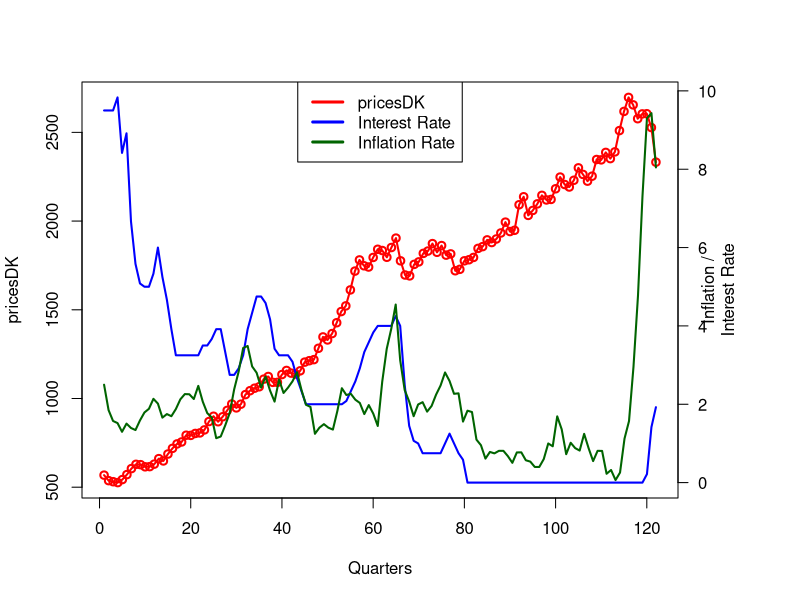
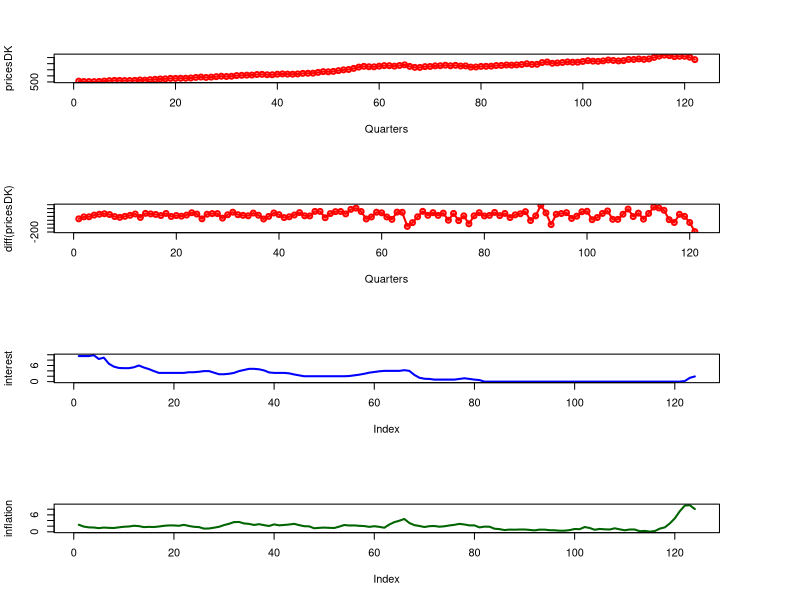
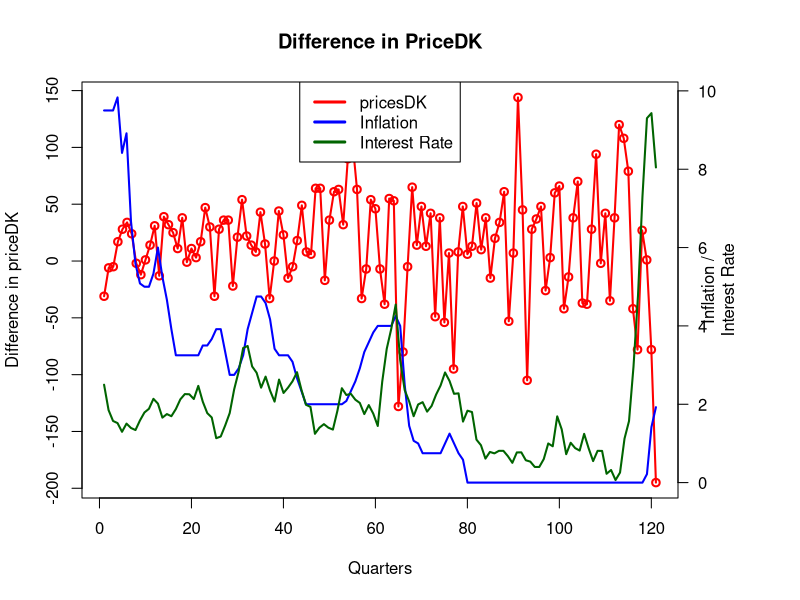
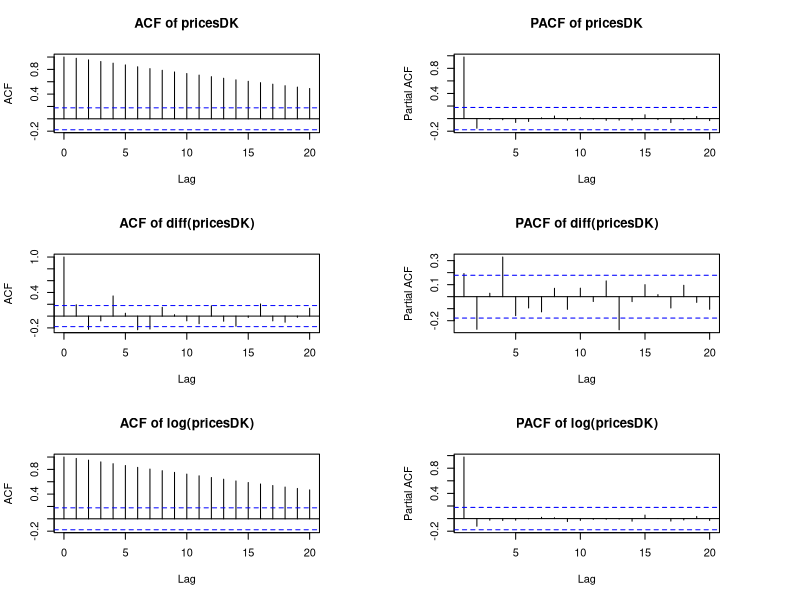
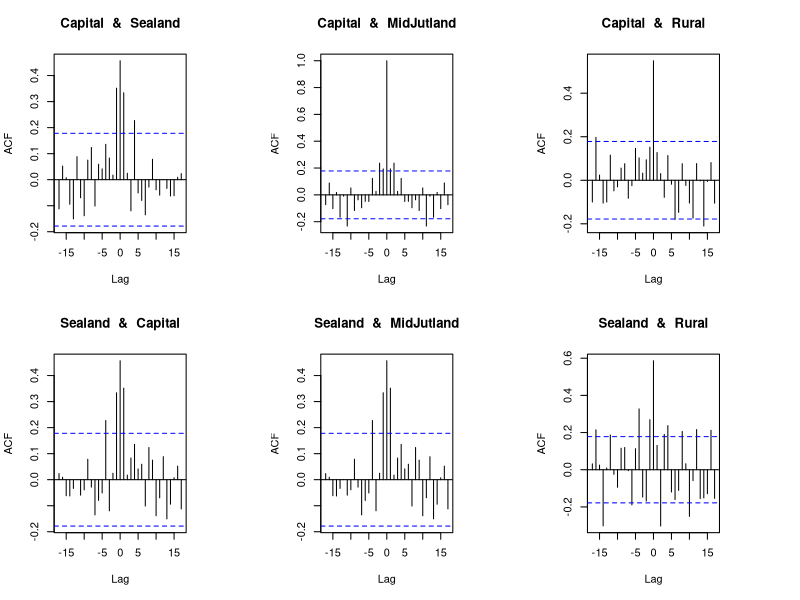
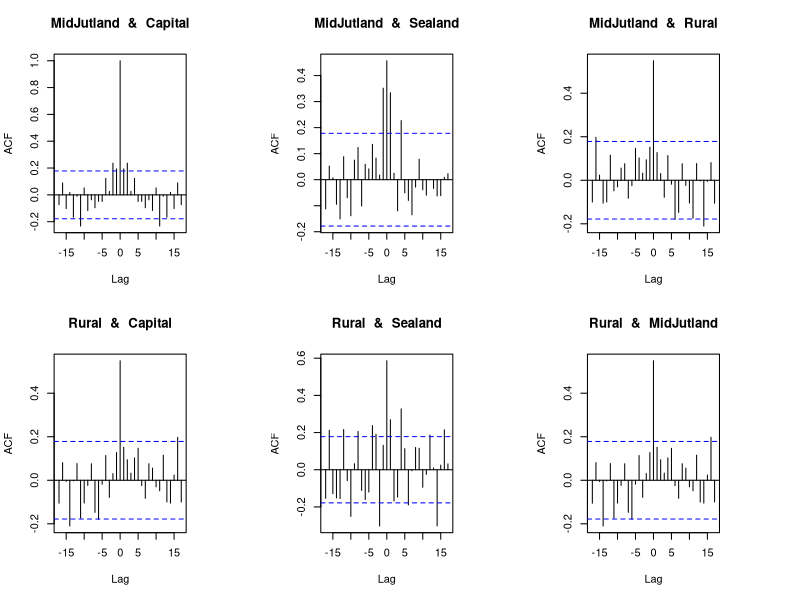
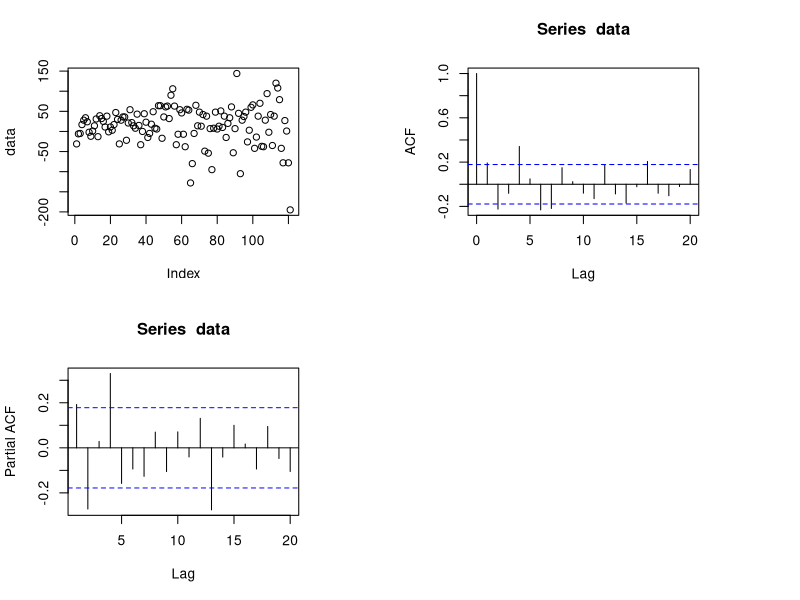
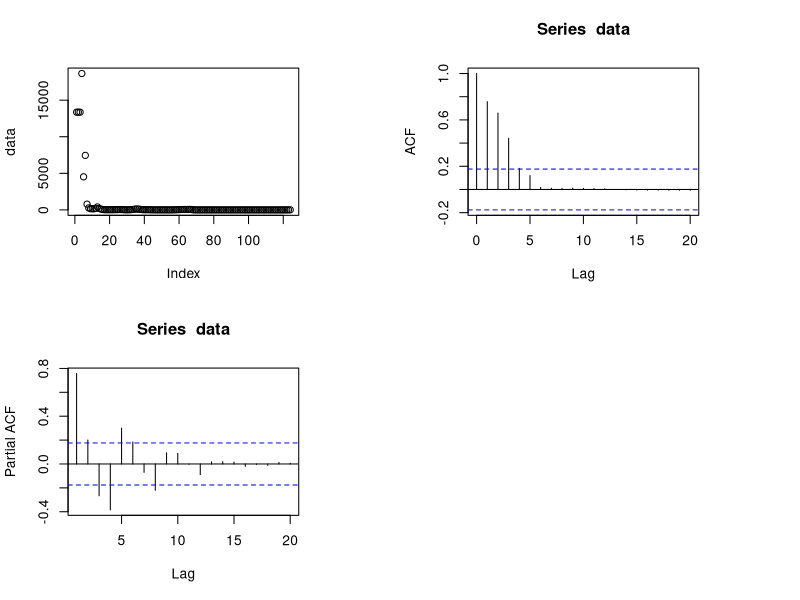

R code for these plots, in order:
rm(list = ls())
#Data <- read.csv("Time_Series_2023/Assignment_3/A3Data.csv",header=TRUE)
Data <- read.csv("A3Data.csv",header=TRUE)
pricesDK <- na.omit(Data$Denmark)
interest <- na.omit(Data$InterestRate) #interest rate
inflation <- na.omit(Data$InflationRate) #interest rate


 
#Q4.1 Plot the quarterly average sales prices in Denmark and the additional variables, interest rate and inflation rate.
par(mfrow=c(1,1))
par(mar=c(5, 4, 4, 6) + 0.1)
plot(pricesDK,type="o",col="red",lwd="2",xlab="Quarters")
par(new=TRUE)
plot(interest,type='l',col="blue", axes=FALSE,xlab="", ylab="",lwd="2")
lines(inflation,type='l',col="darkgreen",lwd="2")
mtext("Interest Rate",side=4,line=2) 
mtext("Inflation /",side=4,line=1) 
axis(4, ylim=c(0,7000),las=1)
legend("top", legend = c("pricesDK","Interest Rate", "Inflation Rate"),
       lwd = 3, col = c("red","blue", "darkgreen"))

#Alternative plot
par(mfrow=c(4,1))
plot(pricesDK,type="o",col="red",lwd="2",xlab="Quarters")
plot(diff(pricesDK),type="o",col="red",lwd="2",xlab="Quarters")
plot(interest,type='l',col="blue", lwd="2")
plot(inflation,type='l',col="darkgreen",lwd="2")

#pricesDK not stationary hence we make diff transform.
#Save the plot!
saveFig <- TRUE
if(saveFig == TRUE){pdf("name.pdf", width = 10*0.8, height = 10*0.8)}
#Insert Whatever needs to be saved here :))
if(saveFig == TRUE){dev.off()}
saveFig <- FALSE

#Q4.1 Plot the diff transform
par(mfrow=c(1,1))
par(mar=c(5, 4, 4, 6) + 0.1)
plot(diff(pricesDK), main="Difference in PriceDK", type="o",col="red",lwd="2",xlab="Quarters",ylab="Difference in priceDK")
par(new=TRUE)
plot(interest,type='l',col="blue", axes=FALSE,xlab="", ylab="",lwd="2")
lines(inflation,type='l',col="darkgreen",lwd="2")
mtext("Interest Rate",side=4,line=2) 
mtext("Inflation /",side=4,line=1) 
axis(4, ylim=c(0,7000),las=1)
legend("top", legend = c("pricesDK", "Inflation","Interest Rate"),
       lwd = 3, col = c("red","blue", "darkgreen"))


#Q4.2 ACF and PACF

par(mfrow=c(3,2))
acf(pricesDK,main="ACF of pricesDK")
pacf(pricesDK, main="PACF of pricesDK")
acf(diff(pricesDK),main="ACF of diff(pricesDK)")
pacf(diff(pricesDK), main="PACF of diff(pricesDK)")
acf(log(pricesDK),main="ACF of log(pricesDK)")
pacf(log(pricesDK), main="PACF of log(pricesDK)")



#Q4.2 cross-correlation function between four time series of the house prices:
#Estimate and plot Cross-Correlation
Capital <- diff(na.omit(Data$Capital))
Sealand <- diff(na.omit(Data$Sealand))
MidJutland <- diff(na.omit(Data$Capital))
Rural <- diff(na.omit(Data$Rural))

prices <- data.frame(Capital=Capital,Sealand=Sealand,MidJutland=MidJutland,Rural=Rural)
colnames(prices) <- c("Capital","Sealand","MidJutland","Rural")

par(mfrow=c(2,3))
for (i in 1:4){
  for (k in 1:4){
    if (i!=k){
      ccf(prices[i],prices[k],type="correlation",plot=TRUE,main= paste(colnames(prices)[i]," & ",colnames(prices)[k]))
    }
  }
}
#It is weak, we omit it???













multipleplots <- function(data){
  par(mfrow=c(2,2))
  plot(data)
  acf(data)
  pacf(data)
}

#Transform the data to make it stationary!
#finaldata: 

#pricesDK
multipleplots(diff(pricesDK))

#Intersest
multipleplots(exp(interest)) #could work
multipleplots(diff(interest))

#Inflation
multipleplots(inflation)


#Estimate and plot Cross-Correlation
Capital <- diff(na.omit(Data$Capital))
Sealand <- diff(na.omit(Data$Sealand))
MidJutland <- diff(na.omit(Data$MidJutland))
Rural <- diff(na.omit(Data$Rural))

prices <- data.frame(Capital=Capital,Sealand=Sealand,MidJutland=MidJutland,Rural=Rural)
colnames(prices) <- c("Capital","Sealand","MidJutland","Rural")

par(mfrow=c(2,3))
for (i in 1:4){
  for (k in 1:4){
    if (i!=k){
      ccf(prices[i],prices[k],type="correlation",plot=TRUE,main= paste(colnames(prices)[i]," & ",colnames(prices)[k]))
    }
  }
}

#Q4.3 univariate model selection
par(mfrow=c(1,1))
acf(pricesDK) #Clear exponential?? more like linear
pacf(pricesDK) #clear lag 1, hence AR(1) part.
m1 <- arima(x=pricesDK,order=c(1,0,0))
tsdiag(m1) #looks like seasonal 4 0 weak lag 1 mby seasonal 2
pacf(residuals(m1))

#Q4.9 Plot quarterly sales of for each of the four regions.
Capital <- (na.omit(Data$Capital))
Sealand <- (na.omit(Data$Sealand))
MidJutland <- (na.omit(Data$MidJutland))
Rural <- (na.omit(Data$Rural))

par(mfrow=c(1,1))
plot(Capital,col="red",type="o",lwd="2")
lines(Sealand,col="darkgreen",type="o",lwd="2")
lines(MidJutland,col="blue",type="o",lwd="2")
lines(Rural,col="orange",type="o",lwd="2")

par(mfrow=c(2,2))
plot(Capital,col="red",type="o",lwd="1")
plot(Sealand,col="darkgreen",type="o",lwd="1")
plot(MidJutland,col="blue",type="o",lwd="1")
plot(Rural,col="orange",type="o",lwd="1")


#Difference plots
dCapital <- diff(na.omit(Data$Capital))
dSealand <- diff(na.omit(Data$Sealand))
dMidJutland <- diff(na.omit(Data$MidJutland))
dRural <- diff(na.omit(Data$Rural))

par(mfrow=c(1,1))
plot(dCapital,col="red",type="o",lwd="2",main="diff")
lines(dSealand,col="darkgreen",type="o",lwd="2")
lines(dMidJutland,col="blue",type="o",lwd="2")
lines(dRural,col="orange",type="o",lwd="2")

par(mfrow=c(2,2))
plot(Capital,col="red",type="o",lwd="1")
plot(Sealand,col="darkgreen",type="o",lwd="1")
plot(MidJutland,col="blue",type="o",lwd="1")
plot(Rural,col="orange",type="o",lwd="1")

#rescaled plots
scaled_Capital <- (na.omit(Data$Capital))/max((na.omit(Data$Capital)))
scaled_Sealand <- (na.omit(Data$Sealand))/max(na.omit(Data$Sealand))
scaled_MidJutland <- (na.omit(Data$MidJutland))/max((na.omit(Data$MidJutland)))
scaled_Rural <- (na.omit(Data$Rural))/max((na.omit(Data$Rural)))

par(mfrow=c(1,1))
plot(scaled_Capital,col="red",type="o",lwd="2")
lines(scaled_Sealand,col="darkgreen",type="o",lwd="2")
lines(scaled_MidJutland,col="blue",type="o",lwd="2")
lines(scaled_Rural,col="orange",type="o",lwd="2")

par(mfrow=c(2,2))
plot(scaled_Capital,col="red",type="o",lwd="1")
plot(scaled_Sealand,col="darkgreen",type="o",lwd="1")
plot(scaled_MidJutland,col="blue",type="o",lwd="1")
plot(scaled_Rural,col="orange",type="o",lwd="1")

#rescaled plots
dscaled_Capital <- diff((na.omit(Data$Capital))/max((na.omit(Data$Capital))))
dscaled_Sealand <- diff((na.omit(Data$Sealand))/max(na.omit(Data$Sealand)))
dscaled_MidJutland <- diff((na.omit(Data$MidJutland))/max((na.omit(Data$MidJutland))))
dscaled_Rural <- diff((na.omit(Data$Rural))/max((na.omit(Data$Rural))))

par(mfrow=c(1,1))
plot(dscaled_Capital,col="red",type="o",lwd="2")
lines(dscaled_Sealand,col="darkgreen",type="o",lwd="2")
lines(dscaled_MidJutland,col="blue",type="o",lwd="2")
lines(dscaled_Rural,col="orange",type="o",lwd="2")

par(mfrow=c(2,2))
plot(dscaled_Capital,col="red",type="o",lwd="1")
plot(dscaled_Sealand,col="darkgreen",type="o",lwd="1")
plot(dscaled_MidJutland,col="blue",type="o",lwd="1")
plot(dscaled_Rural,col="orange",type="o",lwd="1")

#ACF on 4 areas
acf(Capital) 
acf(Sealand) 
acf(MidJutland)
acf(Rural) 
#all looks non stationary.


acf(dCapital) #måske 1 og 2
acf(dSealand) #måske seasonal på 4? lag på 14?
acf(dMidJutland) #seasonal på 4, negativ seasonal på 2
acf(dRural) # seasonal på 4, negativ på seasonal 2

par(mfrow=c(2,2))
pacf(dCapital) #meget lille, måske 1,2 og 11
pacf(dSealand) #ingenting, lidt på 14?
pacf(dMidJutland) #lidt neg 2, 4, neg6 og neg$14, måske 2 seasonal??
pacf(dRural) # seasonal på 2? i hvert fald for 2, 4, 6 og 8.


#Find Marimax model for house prices
